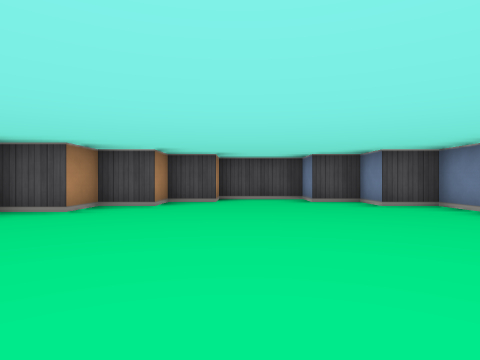
view 1 (above)

12 first-person views from a walk through a cub3D ray-caster map. The camera is about half as high as the walls, looks level and sees 75° across. The floor is counted in squares. Each view is taken from the middle of a square. On the plan, view 1 faces up. The plan holds only what a view shows up to about 9 squares ahead; the rest is blank.

view 2
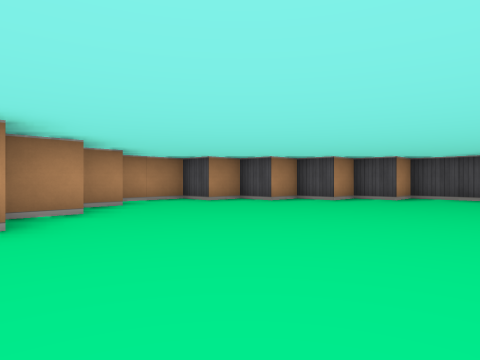

view 3
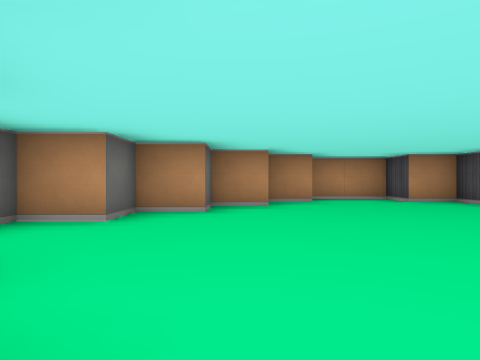

view 4
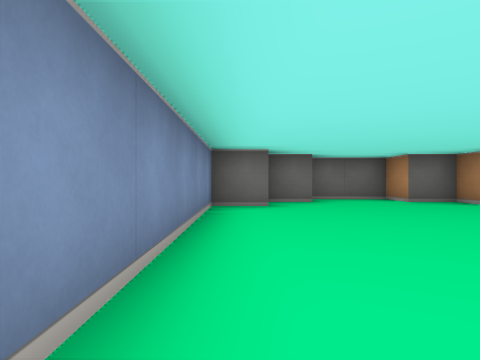

view 5
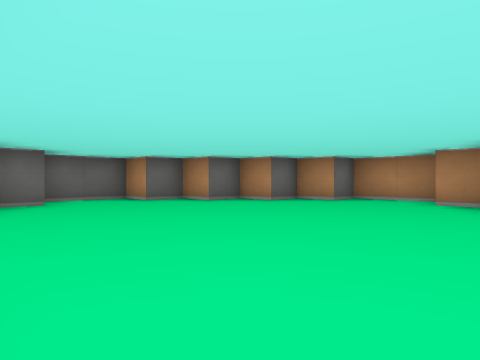

view 6
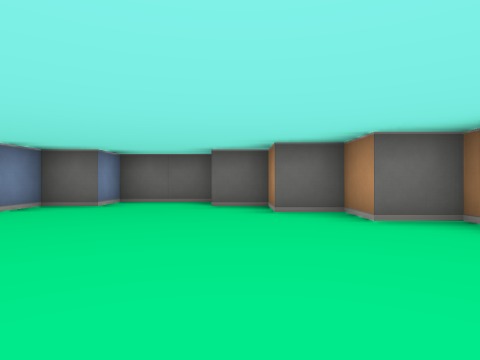

view 7
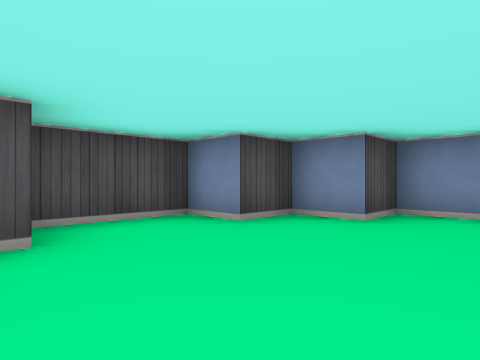

view 8
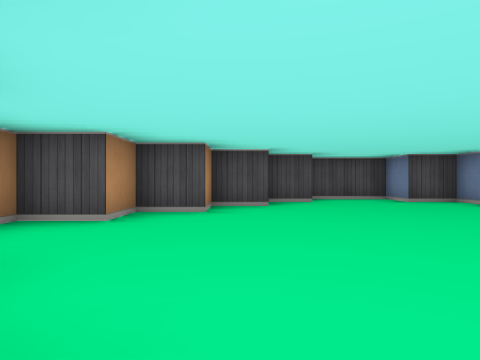

view 9
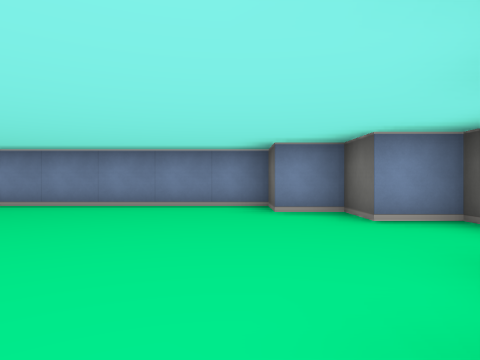

view 10
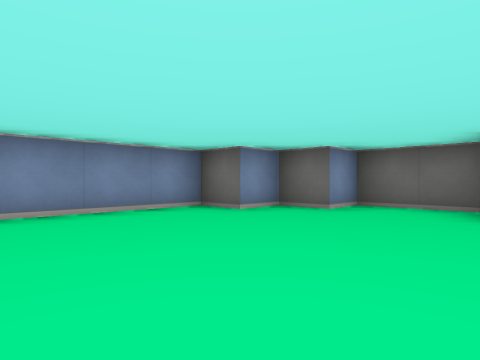

view 11
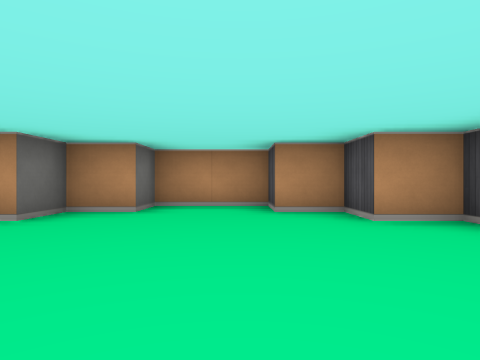

view 12
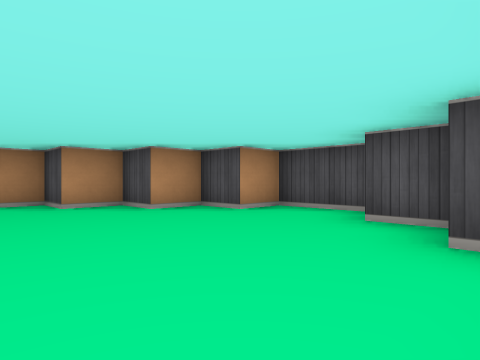

### Floor plan
Points are (right, up) in squares from view 1. A wall is a line through its corners. A room is listed if a view was taken in it or the views show most of it. See-through windows are left out.
Room 1 (views 1, 2, 3, 4, 5, 6, 7, 8, 9, 10, 11, 12)
walls: (-2.5, 4.5) (-3.5, 4.5) (-3.5, 3.5) (-4.5, 3.5) (-4.5, 1.5) (-3.5, 1.5) (-3.5, 0.5) (-2.5, 0.5) (-2.5, -0.5) (-1.5, -0.5) (-1.5, -1.5) (-0.5, -1.5) (-0.5, -2.5) (1.5, -2.5) (1.5, -1.5) (2.5, -1.5) (2.5, -0.5) (3.5, -0.5) (3.5, 5.5) (2.5, 5.5) (2.5, 6.5) (1.5, 6.5) (1.5, 7.5) (-0.5, 7.5) (-0.5, 6.5) (-1.5, 6.5) (-1.5, 5.5) (-2.5, 5.5) (-2.5, 4.5)

Where each view was taken, in squares from view 1:
view 1: 0 up, 0 right, facing up
view 2: 1 down, 2 right, facing up-left
view 3: 0 up, 3 right, facing left
view 4: 5 up, 3 right, facing down
view 5: 5 up, 3 right, facing down-left
view 6: 4 up, 1 left, facing down
view 7: 4 up, 1 left, facing up-right
view 8: 0 up, 2 left, facing up
view 9: 0 up, 2 left, facing right
view 10: 3 up, 1 left, facing down-right
view 11: 3 up, 1 right, facing left
view 12: 3 up, 3 right, facing up-left
